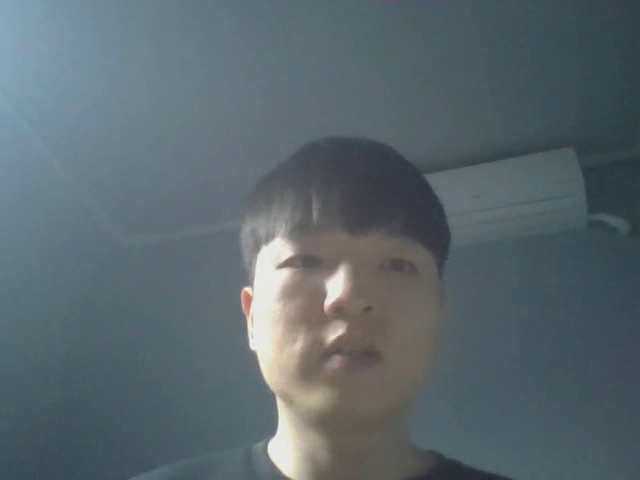
#> input picture frame 10 of human_pose/save.avi, 640 x 480 px, given in place of the camera
$ python making_dataset.py
#> lines starting #> are read from the running program, lines starting #| are printed output that depends on the picture
import cv2
import numpy as np
import time

# initialize
cap = cv2.VideoCapture(4)
frame_count = 1
name_count = 0
fourcc = cv2.VideoWriter_fourcc(*'DIVX')
actions = [ 'standard']

# print the information of the camera
print('width :%d, height : %d' % (cap.get(3), cap.get(4)))

for action in actions:
    while name_count < 299:
        out = cv2.VideoWriter(action +'_'+ str(name_count)+'.avi', fourcc, 30.0, (640, 480))
        while frame_count < 60:
            ret, frame = cap.read()
            frame_copy = cv2.putText(frame, action + str(frame_count)+ '/' + str(60), (20,30), 1, 2, (0,0,255), 3)
            cv2.imshow('frame_color', frame_copy)    # 컬러 화면 출력
            cv2.waitKey(1)
            out.write(frame)
            frame_count += 1

        frame_count = 0
        name_count += 1
        print(name_count)
        out.release()
    name_count = 0
cap.release()
cv2.destroyAllWindows()

$ run again, starting later in the video
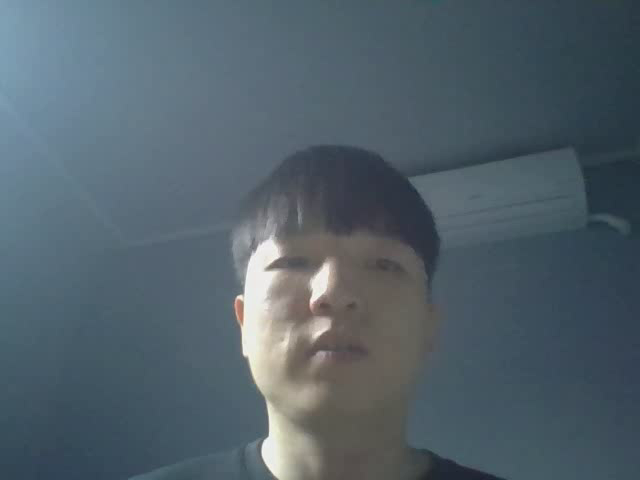
#> input picture frame 48 of human_pose/save.avi, 640 x 480 px, given in place of the camera

$ run again, starting later in the video
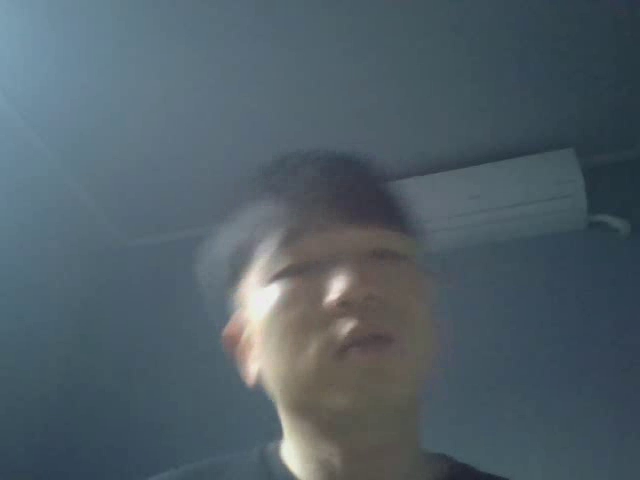
#> input picture frame 85 of human_pose/save.avi, 640 x 480 px, given in place of the camera
